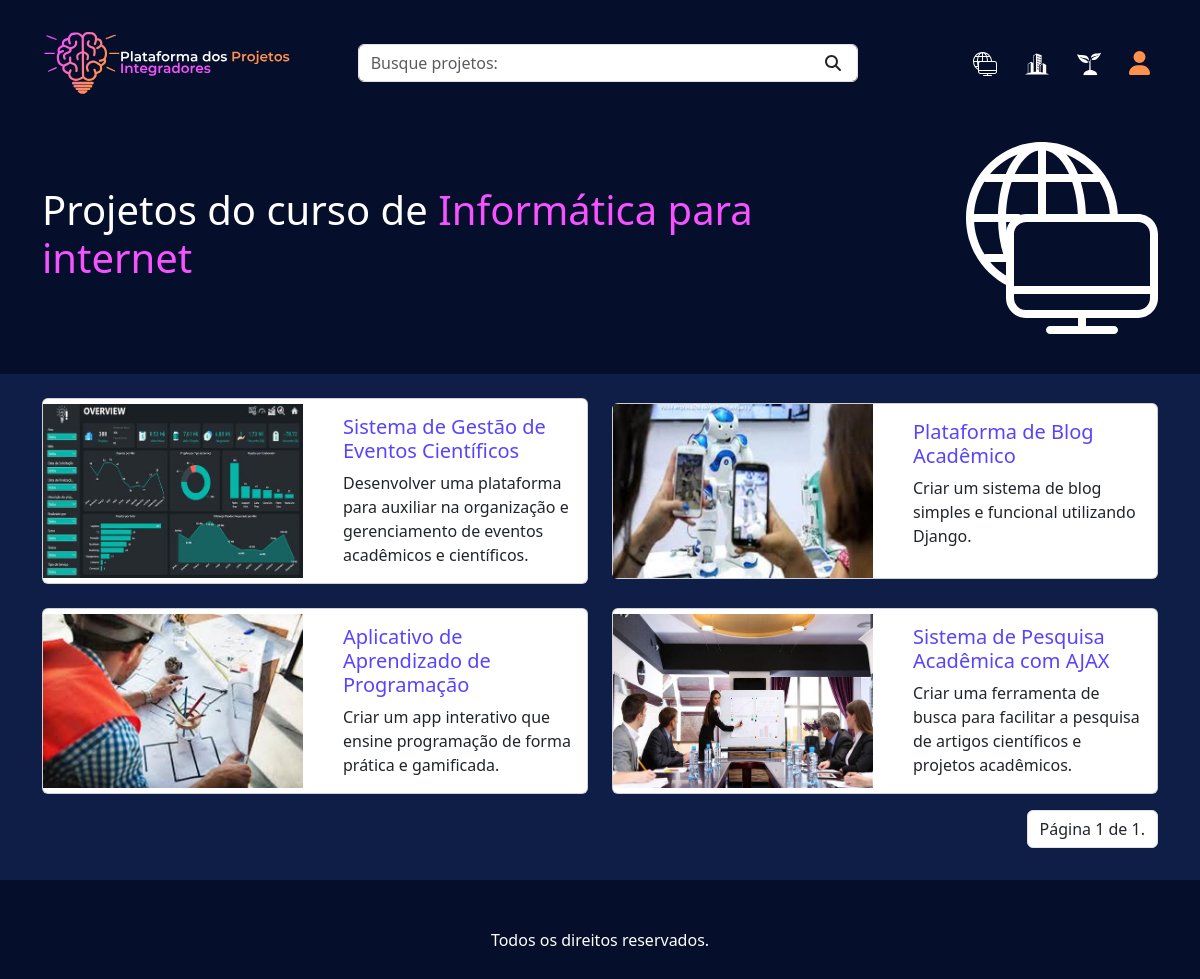
Screenshot of /projetos/1/ with the database file from the repository.
### users/models.py (models this page shows, shortened)
class Curso(models.Model):
    titulo = models.CharField(max_length=50)
    logo = models.FileField(blank=True)

### ppi/models.py (models this page shows, shortened)
class Projeto(models.Model):
    titulo = models.CharField(max_length=80)
    resumo = models.TextField(max_length=2000)
    objetivo = models.TextField(max_length=2000)
    capa = models.ImageField('media/')
    pdf = models.FileField(blank=True, null=True)
    palavras_chave = models.CharField(max_length=200, blank=True, null=True)
    curso = models.ForeignKey(Curso,on_delete=models.CASCADE, related_name="projetos")
    orientados = models.ManyToManyField(Profile, related_name="projetos_orientados", blank=True)
    orientadores = models.ManyToManyField(Profile, related_name="projetos_orientadores", blank=True)
    criado_em = models.DateTimeField(auto_now_add=True,null=True)

### ppi/views.py (the view)
# urls.py: path("projetos/<int:id>/", views.info, name = "projetos"),
def info(request, id):
    curso = get_object_or_404(Curso, id = id)
    projetos_all = Projeto.objects.filter( curso = id )
    paginator = Paginator(projetos_all, 4)
    numero_pagina = request.GET.get('pagina')
    projetos = paginator.get_page(numero_pagina)
    context = {
        "curso" : curso,
        "projetos" : projetos,
    }
    return render(request, "cursofeed.html", context)

### ppi/context_processors.py (called while the page is built)
def cursos(request):
    return {
        "cursos" : Curso.objects.all,
    }

### ppi/templates/cursofeed.html (shortened to what this page needs)
{% extends 'base.html' %}
{% load static %}
{% block conteudo %}
  <div class="container mb-5 py-3 x">
    <div class="row g-0">
      <div class="col-md-8 ms-auto my-auto">
        <h1 class="text-white">Projetos do curso de <a class="roxinho text-decoration-none">{{ curso.titulo }}</a></h1>
      </div>
      <div class="col-md-4 d-flex my-auto">
        {% if curso.logo %}
          <img src="{{ curso.logo.url }}" class="ms-auto" alt="{{ curso.titulo }}" style="max-height: 12em; max-width: 100%;" />
        {% endif %}
      </div>
    </div>
  </div>
  <div class="container-fluid blueback">
    <div class="container">
      {% include 'partials/_cursofeed.html' %}
      {% include "paginacao.html" %}
    </div>
  </div>
{% endblock %}

### ppi/templates/navbar.html (shortened to what this page needs)
{% load static %}
<nav class="navbar main-header navbar-expand-lg fundo-bd border border-0">
  <div class="container custom-container">
    {% if request.path == '/perfil/' or request.path == '/painel/' %}
      <a class="nav-link ms-3" data-widget="pushmenu" role="button"><i class="fas fa-bars text-white"></i></a>
    {% else %}
      <a class="navbar-brand" href="{% url 'index' %}"><img src="{% static 'imgs/logotopo.svg' %}" alt="Logo" style="max-height: 100px;" /></a>
    {% endif %}
    <div class="collapse navbar-collapse d-none d-lg-flex justify-content-between">
      <form method="GET" action="{% url 'pesquisar' %}" class="d-flex mx-auto {% if request.path == '/perfil/' or request.path == '/painel/' %}d-none{% endif %}">
        <div class="position-relative" style="width: 500px;">
          <input type="text" name="q" class="form-control pe-5" placeholder="Busque projetos:" value="{{ query }}" />
          <button type="submit" class="btn btn-link p-0 position-absolute top-50 end-0 translate-middle-y me-3"><i class="fas fa-search text-dark"></i></button>
        </div>
      </form>
      <ul class="navbar-nav ms-auto d-flex align-items-center">
        {% if cursos %}
          {% for curso in cursos %}
            <li class="nav-tem ms-2">
              <a href="{% url 'projetos' curso.id %}" class="text-decoration-none text-center text-white m-2">
                {% if curso.logo %}
                  <img src="{{ curso.logo.url }}" class="me-1" style="max-width: 1.5rem;" alt="{{ curso.titulo }}" />
                {% endif %}
              </a>
            </li>
          {% endfor %}
        {% endif %}
        {% if user.is_authenticated %}
          <li class="nav-item ms-2">
            <a class="nav-link" href="{% url 'verperfil' %}"><i class="fa-solid fa-user fa-xl laranja"></i></a>
          </li>
          {% if perms.ppi.add_projeto %}
            <li class="nav-item ms-2">
              <a class="nav-link" href="{% url 'form_post' %}"><i class="fa-solid fa-plus fa-xl text-white"></i></a>
            </li>
          {% endif %}
        {% else %}
          <li class="nav-item ms-2">
            <a class="nav-link" href="{% url 'login' %}"><i class="fa-solid fa-user fa-xl laranja"></i></a>
          </li>
        {% endif %}
      </ul>
    </div>
  </div>
</nav>

### ppi/templates/partials/_cursofeed.html
<div class="row g-4 d-flex justify-content-between align-items-center">
  {% for projeto in projetos %}
    <div class="col-md-12 col-lg-6 col-sm-12">
      {% include 'partials/_card.html' %}
    </div>
  {% endfor %}
</div>

### ppi/templates/partials/_card.html
<a class="text-decoration-none" href="{% url 'post' projeto.id %}">
  <div class="card">
    <div class="row">
      <div class="col-md-12 col-lg-6 col-sm-12 d-flex">
        {% if projeto.capa %}
          <img src="{{ projeto.capa.url }}" class="mh-100 w-100 m-auto img-fluid rounded-0" alt="{{ projeto.titulo }}" />
        {% endif %}
      </div>
      <div class="col-md-12 col-lg-6 col-sm-12">
        <div class="card-body">
          <h5 class="card-title roxinho2">{{ projeto.titulo }}</h5>
          <p class="card-text">{{ projeto.objetivo }}</p>
        </div>
      </div>
    </div>
  </div>
</a>

### ppi/static/style.css (style rules this page uses)
.roxinho { color: rgb(246, 82, 255); }
.roxinho2 { color: rgb(87, 68, 255); }
.laranja { color: rgb(255, 145, 77); }
.blueback { background-color: rgb(14, 30, 70); }
.custom-container { max-width: 95vw; width: 100%; }
input::placeholder, textarea::placeholder { color: #ffffff; }
input, textarea, select { border: none; }
.fundo-bd { background-color: rgb(5, 14, 43); }

### rows the page displays
Curso: logo (picture), titulo "Informática para internet"
Curso: logo (picture)
Curso: logo (picture)
Projeto: capa (picture), titulo "Sistema de Gestão de Eventos Científicos", objetivo "Desenvolver uma plataforma para auxiliar na organização e gerenciamento de eventos acadêmicos e científicos."
Projeto: capa (picture), titulo "Plataforma de Blog Acadêmico", objetivo "Criar um sistema de blog simples e funcional utilizando Django."
Projeto: capa (picture), titulo "Aplicativo de Aprendizado de Programação", objetivo "Criar um app interativo que ensine programação de forma prática e gamificada."
Projeto: capa (picture), titulo "Sistema de Pesquisa Acadêmica com AJAX", objetivo "Criar uma ferramenta de busca para facilitar a pesquisa de artigos científicos e projetos acadêmicos."

### other values shown
{{ projetos.number }} "1"
{{ projetos.paginator.num_pages }} "1"
